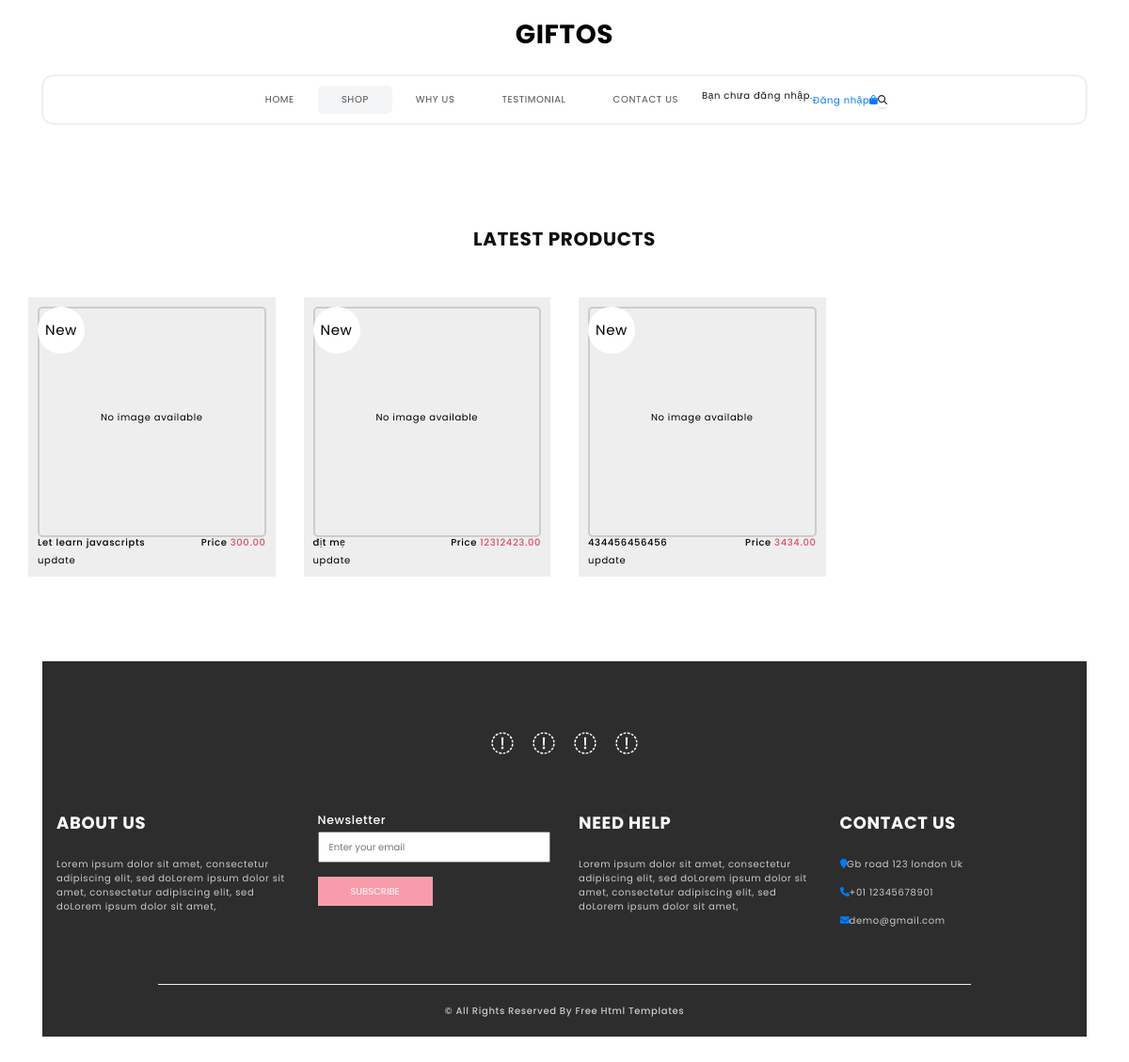
The app's page /shop/, older data.
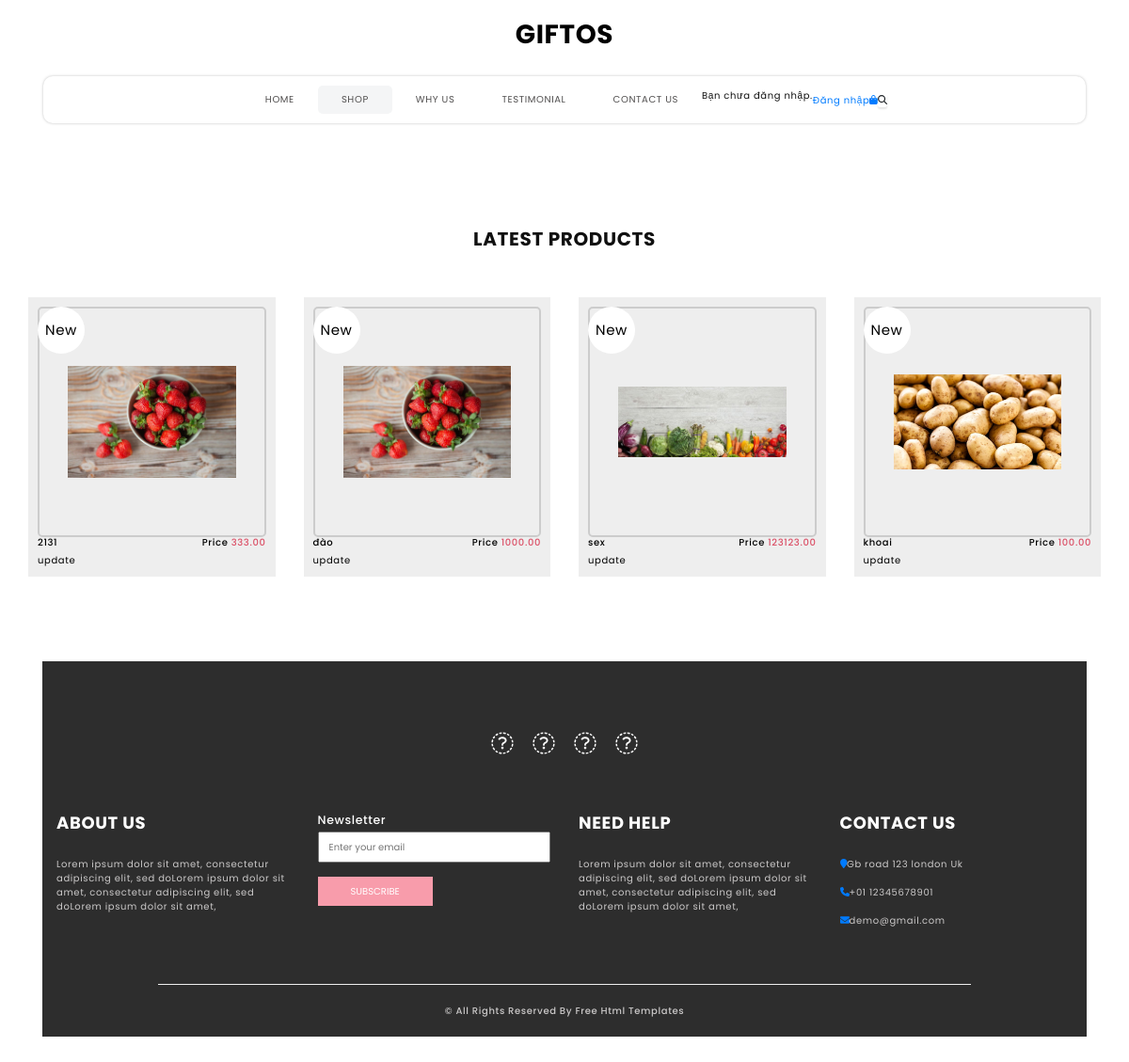
The same page, newer data.
### shop/models.py (models this page shows, shortened)
class Item(models.Model):
    host = models.ForeignKey(User, on_delete=models.SET_NULL, null=True)
    topic = models.ForeignKey(Topic, on_delete=models.SET_NULL, null=True)
    name = models.CharField(max_length=100)
    price = models.DecimalField(max_digits=20, decimal_places=2)
    image = models.ImageField(upload_to='items/', null=True, blank=True)
    description = models.TextField(null=True, blank=True)
    participants = models.ManyToManyField(User, related_name='participants', blank=True)
    updated = models.DateTimeField(auto_now=True)
    created = models.DateTimeField(auto_now_add=True)
    class Meta:
        ordering = ['-created']

### shop/views.py (the view)
# urls.py: path('shop/', views.shopPage, name = "shop"),
def shopPage(request):
    items = Item.objects.all()
    context = {'items': items}
    return render(request, 'shop/shop.html', context)

### shop/templates/shop/shop.html (shortened to what this page needs)
{% extends 'main.html' %}
{% block content %}
{% load static %}
<!DOCTYPE html>
<html>
<head>
</head>
<body>
  {% include 'navbar.html' %}
  <section class="shop_section layout_padding">
    <div class="container">
      <div class="heading_container heading_center">
        <h2>
          Latest Products
        </h2>
      </div>
      <div class="row">
        {% for item in items %}
        <div class="col-sm-6 col-md-4 col-lg-3">
          <div class="box">
            <a href="{% url 'view-item' item.pk %}">
              <div class="img-box">
                {% if item.image %}
                <img src="{{ item.image.url }}" alt="{{ item.name }}">
                {% else %}
                <p>No image available</p>
                {% endif %}
              </div>
              <div class="detail-box">
                <h6>
                  {{ item.name }}
                </h6>
                <h6>
                  Price
                  <span>
                    {{ item.price }}
                  </span>
                </h6>
              </div>
              <div class="new">
                <span>
                  New
                </span>
              </div>
            </a>
            <a href="{% url 'update-item' item.pk %}">update</a>
          </div>
        </div>
        {% endfor %}
      </div>
    </div>
  </section>
  <section class="info_section  layout_padding2-top">
    <div class="social_container">
      <div class="social_box">
        <a href="">
          <i class="fa fa-facebook" aria-hidden="true"></i>
        </a>
        <a href="">
          <i class="fa fa-twitter" aria-hidden="true"></i>
        </a>
        <a href="">
          <i class="fa fa-instagram" aria-hidden="true"></i>
        </a>
        <a href="">
          <i class="fa fa-youtube" aria-hidden="true"></i>
        </a>
      </div>
    </div>
    <div class="info_container ">
      <div class="container">
        <div class="row">
          <div class="col-md-6 col-lg-3">
            <h6>
              ABOUT US
            </h6>
            <p>
              Lorem ipsum dolor sit amet, consectetur adipiscing elit, sed doLorem ipsum dolor sit amet, consectetur
              adipiscing elit, sed doLorem ipsum dolor sit amet,
            </p>
          </div>
          <div class="col-md-6 col-lg-3">
            <div class="info_form ">
              <h5>
                Newsletter
              </h5>
              <form action="#">
                <input type="email" placeholder="Enter your email">
                <button>
                  Subscribe
                </button>
              </form>
            </div>
          </div>
          <div class="col-md-6 col-lg-3">
            <h6>
              NEED HELP
            </h6>
            <p>
              Lorem ipsum dolor sit amet, consectetur adipiscing elit, sed doLorem ipsum dolor sit amet, consectetur
              adipiscing elit, sed doLorem ipsum dolor sit amet,
            </p>
          </div>
          <div class="col-md-6 col-lg-3">
            <h6>
              CONTACT US
            </h6>
            <div class="info_link-box">
              <a href="">
                <i class="fa fa-map-marker" aria-hidden="true"></i>
                <span> Gb road 123 london Uk </span>
              </a>
              <a href="">
                <i class="fa fa-phone" aria-hidden="true"></i>
                <span>+01 12345678901</span>
              </a>
              <a href="">
                <i class="fa fa-envelope" aria-hidden="true"></i>
                <span> demo@gmail.com</span>
              </a>
            </div>
          </div>
        </div>
      </div>
    </div>
    <footer class=" footer_section">
      <div class="container">
        <p>
          &copy;  All Rights Reserved By
          <a href="https://html.design/">Free Html Templates</a>
        </p>
      </div>
    </footer>
  </section>
</body>
</html>
{% endblock content %}

### templates/main.html (shortened to what this page needs)
{% load static %}
<!DOCTYPE html>
<html lang="en">
<head>
    <link rel="stylesheet" href="{% static 'css/styles.css' %}" />
    <link rel="stylesheet" href="https://maxcdn.bootstrapcdn.com/bootstrap/3.4.0/css/bootstrap.min.css" />
    <link rel="stylesheet" type="text/css"
        href="https://cdnjs.cloudflare.com/ajax/libs/OwlCarousel2/2.3.4/assets/owl.carousel.min.css" />
    <link rel="stylesheet" type="text/css" href="{% static 'css/bootstrap.css' %}" />
    <link rel="stylesheet" href="{% static 'css/style.css' %}" />
    <link rel="stylesheet" href="{% static 'css/responsive.css' %}" />
</head>
<body>
    {% block content %}{% endblock content %}
</body>
</html>

### templates/navbar.html (shortened to what this page needs)
 <div class="hero_area">
    <nav class="navbar navbar-expand-lg custom_nav-container ">
        <a class="navbar-brand" href="{% url 'home' %}">
            <span>Giftos</span>
        </a>
        <div class="collapse navbar-collapse innerpage_navbar" id="navbarSupportedContent">
            <ul class="navbar-nav">
                <li class="nav-item">
                    <a class="nav-link" href="{% url 'home' %}">Home <span class="sr-only">(current)</span></a>
                </li>
                <li class="nav-item active">
                    <a class="nav-link" href="{% url 'shop' %}">Shop</a>
                </li>
                <li class="nav-item">
                    <a class="nav-link" href="{% url 'home' %}">Why Us</a>
                </li>
                <li class="nav-item">
                    <a class="nav-link" href="{% url 'home' %}">Testimonial</a>
                </li>
                <li class="nav-item">
                    <a class="nav-link" href="{% url 'home' %}">Contact Us</a>
                </li>
            </ul>
            {% if request.user.is_authenticated %}
            <div class="" style="margin-left:auto; margin-right:20px;">
                <p>Xin chào, {{ request.user.username }}!</p>
                <a href="{% url 'create-items' %}">Create item</a>
                <a href="{% url 'logout' %}">Đăng xuất</a>
                {% else %}
                <p>Bạn chưa đăng nhập.</p>
                <a href="{% url 'login' %}">Đăng nhập</a>
                {% endif %}
                <a href="">
                    <i class="fa fa-shopping-bag" aria-hidden="true"></i>
                </a>
                <form class="form-inline">
                    <button class="btn nav_search-btn" type="submit">
                        <i class="fa fa-search" aria-hidden="true"></i>
                    </button>
                </form>
            </div>
        </div>

### static/css/responsive.css (style rules this page uses)
@media (min-width: 1200px) { .container { max-width: 1170px; } }

Row changes from the older to the newer data that the page shows:
removed Item: image "No image available", name "Let learn javascripts", price "300.00"
removed Item: image "No image available", name "địt mẹ", price "12312423.00"
removed Item: image "No image available", name "434456456456", price "3434.00"
added Item: image (picture), name "2131", price "333.00"
added Item: image (picture), name "đào", price "1000.00"
added Item: image (picture), name "sex", price "123123.00"
added Item: image (picture), name "khoai", price "100.00"
